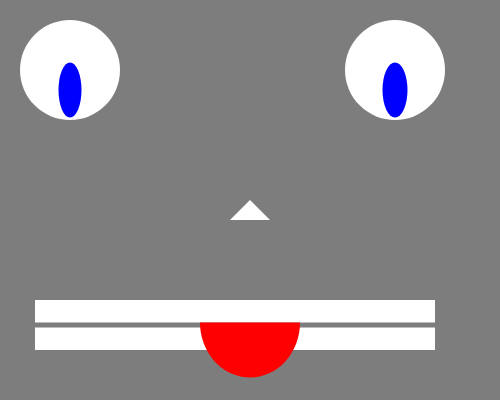
Frame 1 (no input)
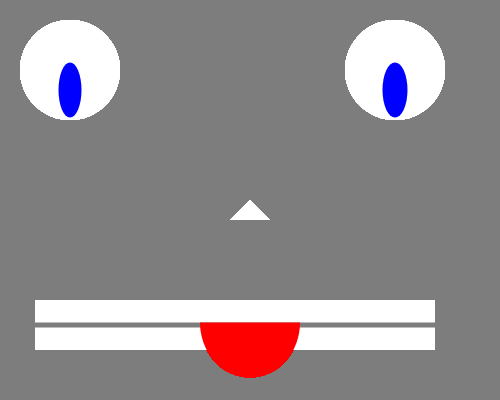
Frame 60 (no input)
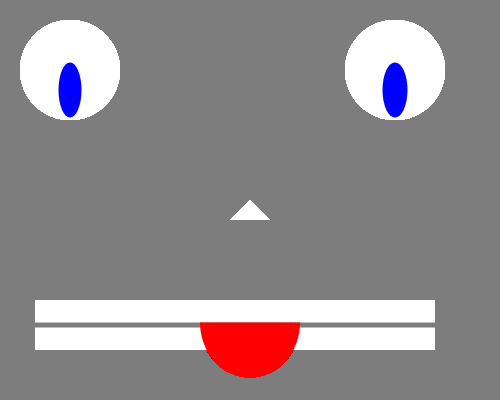
Frame 120 (the mouse pressed at the canvas centre since frame 60)

The p5.js sketch that drew these frames (run headless with seeded random() and noise() and a simulated clock; from frame 60 on, the mouse is pressed at the canvas centre):

// p5.js sketch
// ── sketch.js

var mouthX = 35;
var mouthY = 300;
var mouthW = 400;
var mouthH = 50;

var eye1X = 70;
var eye1Y = 70;

//create an offset to make it easier to figure out the position of the other eye.

var eye2offset = 325;
var pupiloffset = 20;




function setup() {
   

    createCanvas(500,400);
    background(0,0,0);
    background(255,0,0);
    background(125);
    
    
    console.log("width: " + width + " " + "height: " + height)
    //this is to see in the console the current width and height
    
    noStroke();

}

function draw() {
    
    fill(255); //white for eye
    
    //EYE1
    ellipse(eye1X,eye1Y,100,100);
    fill(0,0,255); //color pupil
    ellipse (eye1X, eye1Y + pupiloffset,23,55); //pupil
    
    fill(255); // white for eye2
    
    //EYE2
    ellipse(eye1X + eye2offset, eye1Y, 100, 100);
    fill(0,0,255);
    ellipse (eye1X + eye2offset, eye1Y + pupiloffset, 25, 55);    
    
    fill(255);
    
    //NOSE
    //ellipse(width/2,height/2,50,50);
    triangle (width/2,height/2,(width/2)+20,(height/2)+20,(width/2)-20,(height/2)+20)
    //put it like this so its always centered even if you change canvas size.
    
 
    

     
    
    //MOUTH
    rect(mouthX, mouthY, mouthW, mouthH);
    stroke(125);
    strokeWeight (5);
    line (mouthX, mouthY + mouthH/2, mouthX + mouthW, mouthY + mouthH/2);
    noStroke();
    
    //TONGUE
    fill('red');
    arc(width/2,(mouthY + mouthH/2)- 2.5,100,110,0,PI);
    
}
